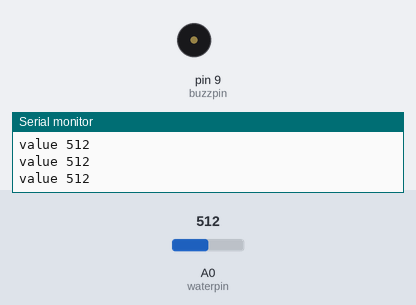
Bench run of a sketch on a simulated Arduino Uno, built with avr-gcc and run on an emulated ATmega328P. On the bench: buzzer (waves = sounding, pin HIGH), the last lines printed to the serial monitor. The inputs (shaded band) are chosen by the test bench; at power-on: A0 (waterpin) = 512.

Above: at 1.2 s.
1.3 s: A0 (waterpin) set to 883
2.8 s: A0 (waterpin) set to 917
At 3.6 s:
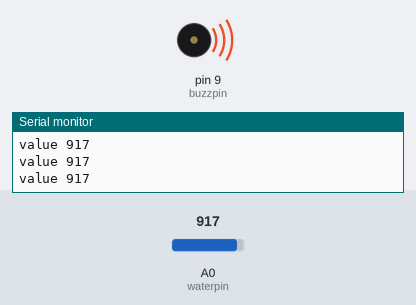
4.3 s: A0 (waterpin) set to 890
At 4.7 s:
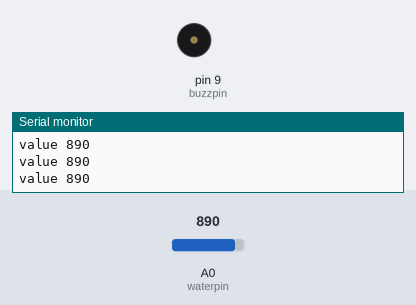
7.3 s: A0 (waterpin) set to 900
At 8.1 s:
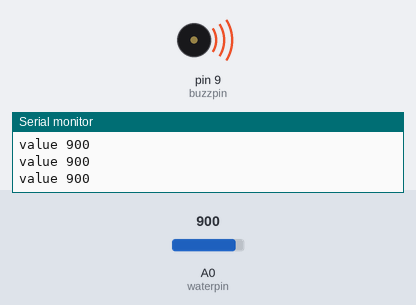
Timing chart, 0 to 10.3 s (numbered marks = the images above; inputs shaded):
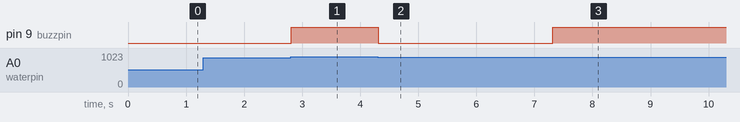

The sketch:

water_tank_alarm_system.ino
```cpp
int buzzpin=9;
int value;
int waterpin=A0;
void setup() {
  // put your setup code here, to run once:
Serial.begin(9600);
pinMode(buzzpin,OUTPUT);
pinMode(waterpin,INPUT);
}

void loop() {
  // put your main code here, to run repeatedly:
value=analogRead(waterpin);
Serial.print("value ");
Serial.println(value);

if (value>=900){
 digitalWrite(buzzpin,HIGH);
}
else{
 digitalWrite(buzzpin,LOW);
}
}
```

Measured:
- the behaviour switches between 899 and 900 on A0 (waterpin) (found by bisection; images 0 and 1)
- after the input at 2.8 s, pin 9 (buzzpin): LOW → HIGH at once
- after the input at 4.3 s, pin 9 (buzzpin): HIGH → LOW at once
- after the input at 7.3 s, pin 9 (buzzpin): LOW → HIGH at once
